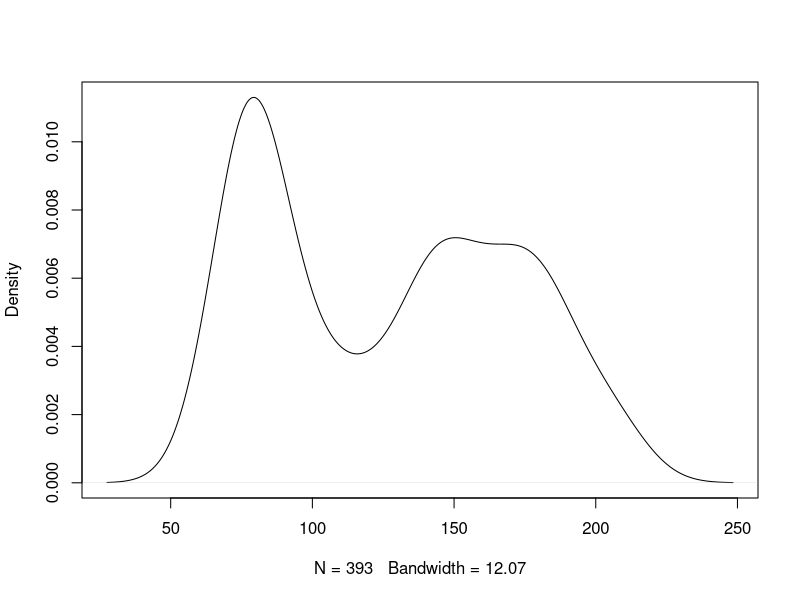
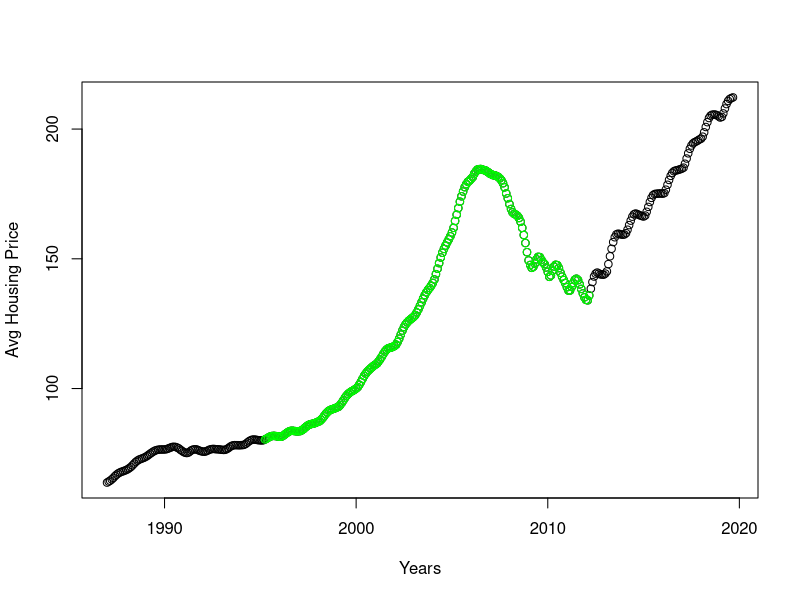
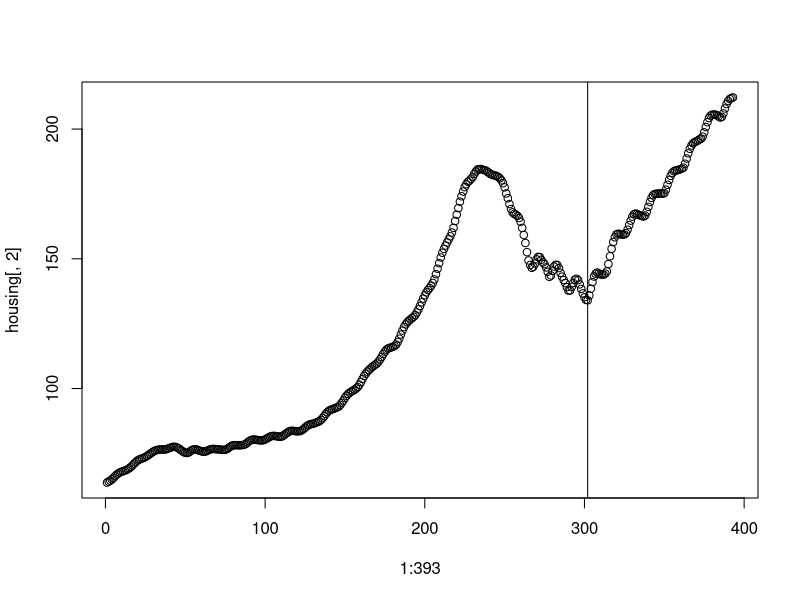
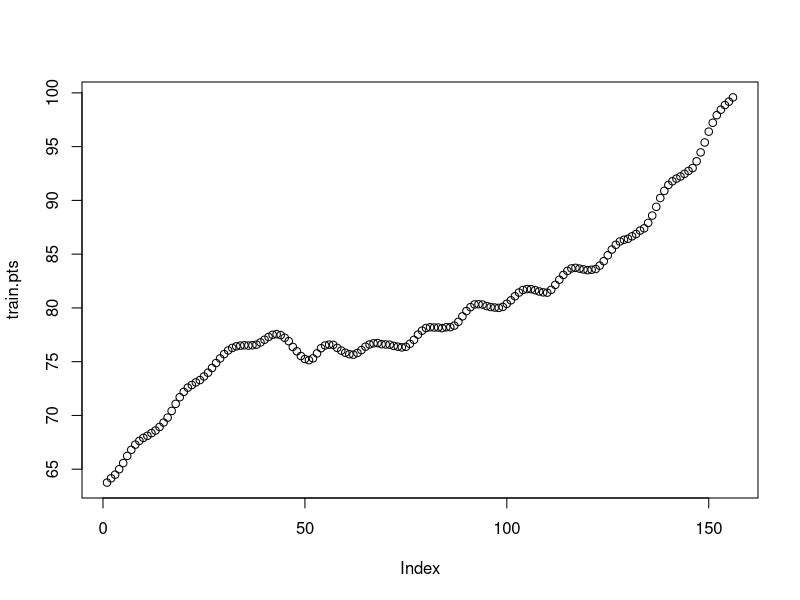
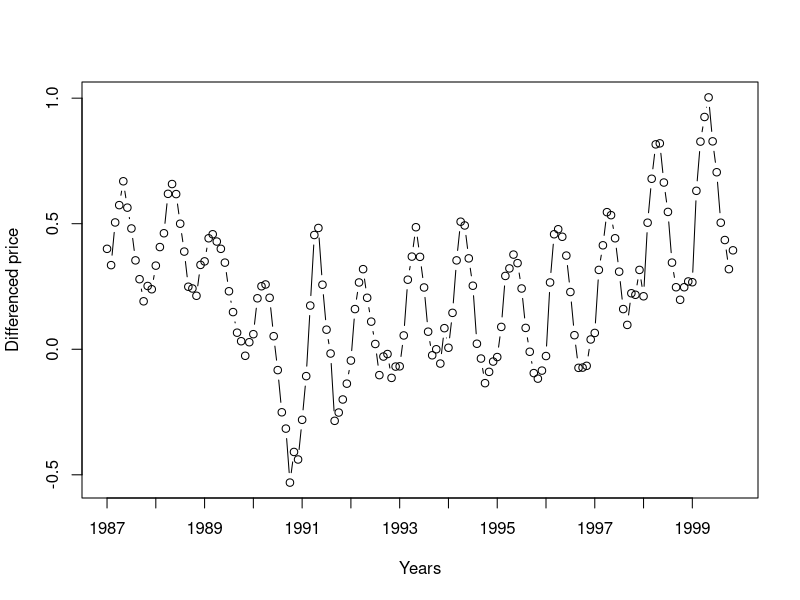
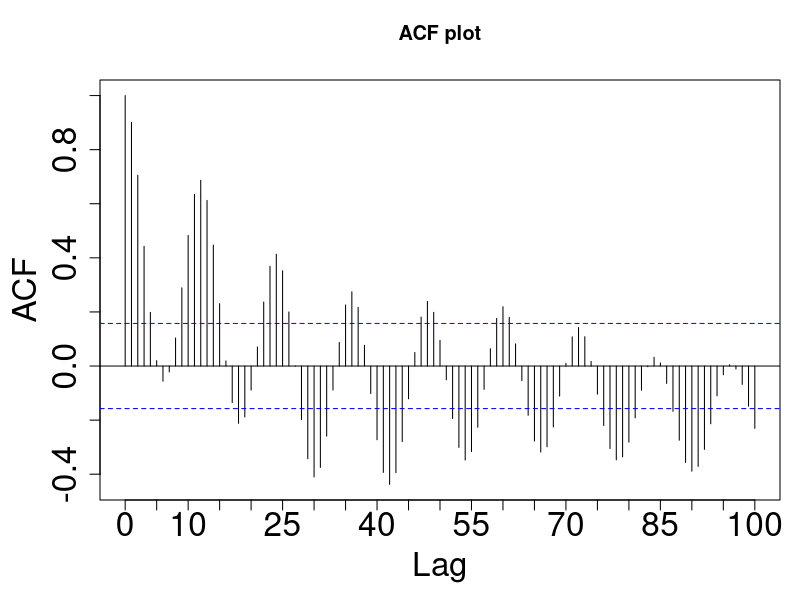
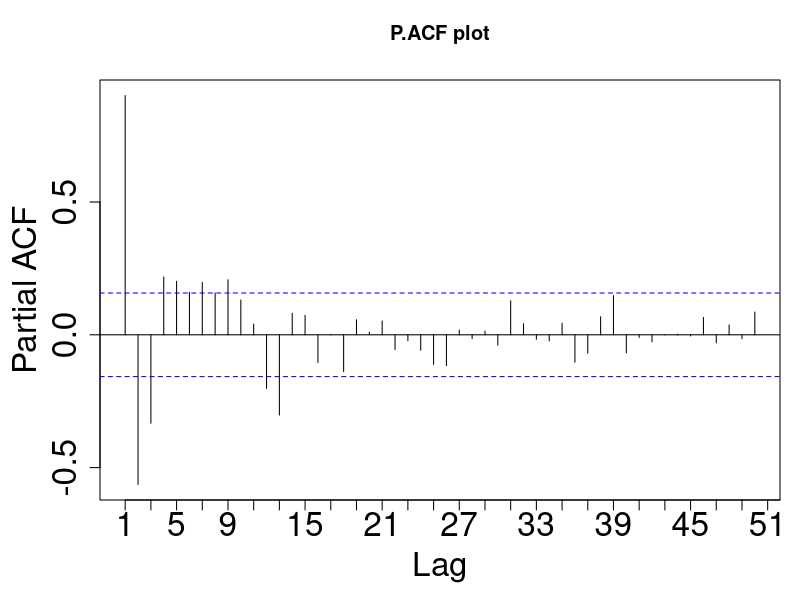
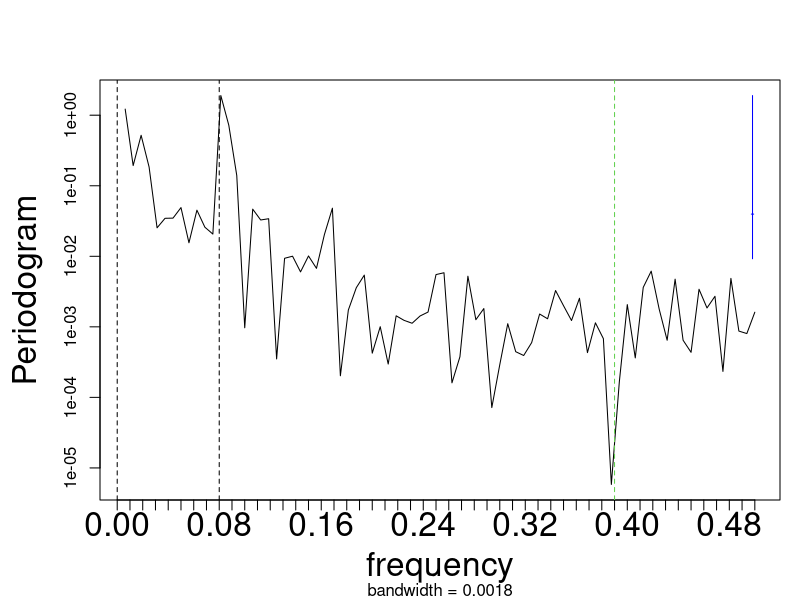

The R source for these figures, in order:
library(tseries)
library(forecast)
library(MASS)
housing = as.data.frame(readxl::read_xlsx('CSUSHPINSA.xlsx'))# 393 observations. 157th is baseline 2000-01-01
plot(density(housing[,2]), main='')
plot(housing,xlab='Years',ylab='Avg Housing Price')
points(housing[100:303,1],housing[100:303,2],col='green')
plot(1:393,housing[,2])
abline(v=302)
housing[302,1]# "2012-02-01 UTC"
# The bubble started to form around 2000-01-01 as the housing price start to increase unusually
# and reached its peak during the second quarter of the year 2006 and then started to fall until 2012-02-01.
# From the time series plot, before 2000-01-01 when the bubble started to form,
# the housing price was gradually increasing.
# After the bubble popped and started to plummet until 2012-02-01, the housing price started to increase
# very quickly compared to the days before 2000-01-01.
# It leaves us a suspicion that the after the bubble burst, there is after-effects that still drive the housing price up until now.
# To answer this question, we can train the data before the bubble began in 2000-01-01 to fit a model
# And see how the prices would have increased had it not existed a bubble afterwards.
train.pts = housing[1:156,2]
test.pts = housing[157:393,2]
arima.diagnostic = function(train.pts, test.pts= NULL, p, d=1, q=0, method='CSS'){
  my.fit = arima(train.pts, order = c(p,d,q), method = method, xreg=1:length(train.pts))
  tsdiag(my.fit)
  PSSE = ''
  if(!is.null(test.pts)){
    preds = predict(my.fit, n.ahead = length(test.pts), se.fit = FALSE, newxreg = (length(train.pts)+1):(length(train.pts)+length(test.pts)))
    PSSE = sum((test.pts - preds)^2)
  }
  cat('AIC:',my.fit$aic,' PSSE:',PSSE,' Sigma2:',my.fit$sigma2,'\n')
  t.test.stat = my.fit$coef/sqrt(diag(my.fit$var.coef))
  cat('t-test stat:',t.test.stat[-(p+q+1)],'\ncritical t-value:',qt(p = 0.975, df = length(train.pts)-1-(p+q)))
  cat('\nExceed crit.val?', (abs(t.test.stat) > qt(p = 0.975, df = length(train.pts)-1-(p+q)))[-(p+q+1)])
  return(my.fit)
}
my.spectrum <- function(phi.of.b, theta.of.b, variance=1){
  p <- length(phi.of.b)
  q <- length(theta.of.b)
  omega <- seq(from=0, to=pi, by=.001)
  phi.of.e.minus.i.omega <- 1
  phi.of.e.i.omega <- 1
  if(p>1){
    for(i in 2:p){
      phi.of.e.minus.i.omega <-  phi.of.e.minus.i.omega + phi.of.b[i]*exp(complex(imaginary = -(i-1))*omega)
      phi.of.e.i.omega <-  phi.of.e.i.omega + phi.of.b[i]*exp(complex(imaginary = (i-1))*omega)}}
  theta.of.e.minus.i.omega <- 1
  theta.of.e.i.omega <- 1
  if(q>1){
    for(i in 2:q){
      theta.of.e.minus.i.omega <-  theta.of.e.minus.i.omega + theta.of.b[i]*exp(complex(imaginary = -(i-1))*omega)
      theta.of.e.i.omega <-  theta.of.e.i.omega + theta.of.b[i]*exp(complex(imaginary = (i-1))*omega)}}
  my.spectrum <- (variance/(2*pi))*Re(theta.of.e.minus.i.omega*theta.of.e.i.omega/(phi.of.e.minus.i.omega*phi.of.e.i.omega))
  plot(omega, 10*log10(my.spectrum), ylab="spectrum (in decibels)", type="l")
}
plot(train.pts,type='b')
# Since there is an increasing trend in the housing price, the data needs to be differenced.
plot(diff(train.pts),type='b',ylab='Differenced price',xlab='Years',xaxt='n')
axis(1,at=seq(1,156,12),labels = 1987:1999)
# After differencing there seems to be a regular period of about 10
par(mar=c(5,5,4,1))
acf(diff(train.pts), type = 'correlation',lag.max=100, xaxt='n', main='ACF plot',cex.axis=2, cex.lab=2)
axis(1, at = seq(0,100,5),cex.axis=2)
# There seems to be a sinusoidal decay in ACF.
acf(diff(train.pts), type = 'partial',lag.max=50, xaxt='n', main='P.ACF plot',cex.axis=2, cex.lab=2)
axis(1, at = seq(1,100,2),cex.axis=2)
# PACF could cut off after lag 2 or lag 3.
spec.pgram(diff(train.pts),xaxt='n', main='', cex.main =2, cex.lab = 2, ylab='Periodogram')
axis(1, seq(0,0.5,0.01),cex.axis=2)
abline(v=0,lty=2)
abline(v=0.08,lty=2)
abline(v=0.39,lty=2,col=3)
# Periodogram shows two possible peaks around theta = 0 and 0.08 and possible dip around theta = 0.39

# Based on ACF, PACF, and periodogram, the candidate models are ARIMA(2,1,0), ARIMA(3,1,0), ARIMA(2,1,2), and ARIMA(3,1,2)

# ARIMA(2,1,0)
(fit = arima.diagnostic(train.pts,test.pts,2,1,0)) # PSSE: 299580.7  Sigma2: 0.009471152
# Residuals do not satisfy the assumptions of white noise
# All coefficients are significant.

# ARIMA(3,1,0)
(fit = arima.diagnostic(train.pts,test.pts,3,1,0)) # PSSE: 315847.4  Sigma2: 0.008431653 
# Residuals satisfy the assumptions of white noise
# The second coefficient of AR is insignificant, but the third coef of AR is significant.
par(mfrow=c(2,1))
spec.pgram(diff(train.pts),xaxt='n', main='Periodogram of training data', cex.main =2, cex.lab = 1.5, ylab='Periodogram')
my.spectrum(phi.of.b=c(1,-fit$coef[1:3]),theta.of.b = 1)
Arg(polyroot(c(1,-fit$coef[1:3])))# 0.3892784 and pi for AR poly which correspond to periods of 16 and 2
abline(v=0.3892784,lty=2)
abline(v=pi,lty=2,col=3)

# ARIMA(2,1,2) <=============|
(fit = arima.diagnostic(train.pts,test.pts,2,1,2))# PSSE: 290168.4  Sigma2: 0.008179938 
# Residuals satisfy the assumptions of white noise
# The first coefficient of MA is insignificant, but the second coef of MA is significant.
par(mfrow=c(2,1))
spec.pgram(diff(train.pts),xaxt='n', main='Periodogram', cex.main =2, cex.lab = 1.5, ylab='Periodogram')
axis(1, seq(0,0.5,0.01),cex.axis=2)
my.spectrum(phi.of.b=c(1,-fit$coef[1:2]),theta.of.b = c(1,fit$coef[3:4]))
Arg(polyroot(c(1,-fit$coef[1:2])))# 0.4343223 for AR poly which corresponds to period of 14.5
Arg(polyroot(c(1,fit$coef[3:4])))# 1.433505 for MA poly which corresponds to period of 4.4
abline(v=0.4343223,lty=2)
abline(v=1.433505,lty=2,col=3)

# ARIMA(3,1,2)
(fit = arima.diagnostic(train.pts,test.pts,3,1,2))# PSSE: 309255.8  Sigma2: 0.007861593
# Residuals satisfy the assumptions of white noise
# The third coef of AR is insignificant * May not be proper model
par(mfrow=c(2,1))
spec.pgram(diff(train.pts),xaxt='n', main='Periodogram of training data', cex.main =2, cex.lab = 1.5, ylab='Periodogram')
my.spectrum(phi.of.b=c(1,-fit$coef[1:3]),theta.of.b = c(1,fit$coef[4:5]))
Arg(polyroot(c(1,-fit$coef[1:3])))# 4.811076e-01 and zero for AR poly which corresponds to period of 13.1 and None
Arg(polyroot(c(1,fit$coef[4:5])))# 1.26973 for MA poly which corresponds to period of 4.95
abline(v=4.811076e-01,lty=2)
abline(v=1.26973,lty=2,col=3)

# ==> ARIMA(3,1,0) and ARIMA(2,1,2) have significant coefficients and meet the residual assumptions.
# Comparing the PSSE and MSE, "ARIMA(2,1,2)" seems to be the proper model for prediction assuming no bubble.
train.pts = housing[1:156,2]
test.pts = housing[157:393,2]
fit = arima.diagnostic(train.pts,test.pts,2,1,2)
## Prediction on validation set
predicts = predict(fit, n.ahead = length(test.pts), se.fit = TRUE, newxreg = (length(train.pts)+1):(length(train.pts)+length(test.pts)))
preds <- predicts$pred
lower.bound <- preds - 2*predicts$se
upper.bound <- preds + 2*predicts$se
years=c(rep(1987:2018,each=12),rep(2019,9))
par(mfrow=c(1,1))
plot(xaxt='n',1:156,train.pts,xlim=c(1,393),ylim=c(50,220),type='b',main='ARIMA(2,1,2) predictions after the beginning of the bubble',ylab='Avg Housing Price', xlab='Years',cex.lab=1.5, cex.axis = 1.5, cex.main= 1.5)
axis(1,at=seq(1,393,60),labels = seq(1987,2019,5))
lines(157:393, preds, type='b', col = 2)
lines(157:393, lower.bound, type='l', col=2)
lines(157:393, upper.bound, type='l', col =2)
points(157:393, test.pts,col='blue')
points(300:303,housing[300:303,2],col='blue',bg='red',pch=21)
# Not only are all point estimates lower than the actual prices, most of the actual prices are far above the upper bound of prediction interval.
# It seems like the bubble itself officially ended when the prices reached the lowest points between 2011-12-01 and 2012-03-01
# and these were actually very close to the estimated prices they would have been had there been no bubble.
# If there wasn't any after-effect of the bubble burst, the prices after the burst should be close to the prices estimated by the model.
# However, the prices after 2012-03-01 jump back up very quickly at the almost same rate as the rate of the bubble formation between 2000 and 2006.
# It may be natural that the after-effects remain after the plummet and it could have been expected to some extent.
# If a model fit to the data until 2012-03-01 shows that the actual prices are close to the expected after-effects,
# the predictions after September 2019 could be used to measure the effect remaining after the bubble burst.

train.pts = housing[1:303,2]
test.pts = housing[304:393,2]
plot(train.pts,type='b')# There is a polynomial trend in the data. 
bc = boxcox(train.pts~1)# Find the MLE power of Boxcox transformation
bc$x[which.max(bc$y)]# -0.7070707
lam = -0.7
plot(diff((train.pts^lam-1)/lam),type='b',ylab='Differenced Box-Cox with lambda = -0.7')# Differencing the BoxCox transformation is better than only differencing
adf.test(diff((train.pts^lam-1)/lam))# p-value = 0.1446
acf(diff((train.pts^lam-1)/lam),type='correlation',lag.max=300)# ACF sinusoidally decreasing
acf(diff((train.pts^lam-1)/lam),type='partial',lag.max=100)# PACF cut off after lag 1,2,7, or 9
spec.pgram(diff((train.pts^lam-1)/lam),xaxt='n', main='Periodogram', cex.main =2, cex.lab = 1.5, ylab='Periodogram')
axis(1, seq(0,0.5,0.01),cex.axis=2)
abline(v=0.08,lty=2)
abline(v=0.16,lty=2)
abline(v=0,lty=2)
# Periodogram looks like there are three peaks and one dip
# Candidate models are ARI(1,1),ARI(2,1),ARI(7,1), and ARI(9,1)

# ARI(1,1) and ARI(2,1) have a sinusoidal decay in residuals
### ARI(7,1)
(fit = arima((train.pts^lam-1)/lam, order = c(7,1,0),method='CSS',xreg = 1:length(train.pts)))
### Residuals
par(mfrow=c(2,1))
acf(fit$residuals,type='correlation',lag.max = 100)# Residuals seem uncorrelated
plot(fit$residuals,type='h')# residuals seem to have constant mean although the variance increases a little at the end
abline(h=0)
par(mfrow=c(1,1))
### Coefficients test statistics
round(abs(fit$coef/sqrt(diag(fit$var.coef))),1)
abs(fit$coef/sqrt(diag(fit$var.coef)))>2 # Coefficients are significant
predicts = predict(fit, n.ahead = length(test.pts), se.fit = FALSE, newxreg = (length(train.pts)+1):(length(train.pts)+length(test.pts)))
predicts = (1+predicts*lam)^(1/lam)
sum((test.pts - predicts)^2)# PSSE = 6890.627


### ARI(9,1)
(fit = arima((train.pts^lam-1)/lam, order = c(9,1,0),method='CSS',xreg = 1:length(train.pts)))
### Residuals
par(mfrow=c(2,1))
acf(fit$residuals,type='correlation',lag.max = 100)# Residuals seem uncorrelated
plot(fit$residuals,type='h')# residuals seem to have constant mean although the variance increases a little at the end
abline(h=0)
par(mfrow=c(1,1))
### Coefficients test statistics
round(abs(fit$coef/sqrt(diag(fit$var.coef))),1)
abs(fit$coef/sqrt(diag(fit$var.coef)))>2 # Coefficients are significant
predicts = predict(fit, n.ahead = length(test.pts), se.fit = FALSE, newxreg = (length(train.pts)+1):(length(train.pts)+length(test.pts)))
sum((test.pts - predicts)^2)# PSSE = 2827786
### ARI(7,1) and ARI(9,1) approximately satisfy the residual assumptions of white noise.
### There seems to be no difference between ARI(7,1) and ARI(9,1) in terms of PSSE and MSE.
### Thus, ARI(7,1) may make more sense.
train.pts = housing[1:303,2]
test.pts = housing[304:393,2]
(fit = arima((train.pts^lam-1)/lam, order = c(7,1,0),method='CSS',xreg = 1:length(train.pts)))
par(mfrow=c(2,1))
spec.pgram(diff((train.pts^lam-1)/lam),xaxt='n', main='Periodogram', cex.main =2, cex.lab = 1.5, ylab='Periodogram')
axis(1, seq(0,0.5,0.01),cex.axis=2)
# abline(v=c(0.085,0.16,0),lty=2)
my.spectrum(c(1,-fit$coef[1:7]),1,fit$sigma2)
abline(v=c(0.5639076,  2.719498,  1.422192,  0),lty=2)


predicts = predict(fit, n.ahead = length(test.pts)+120, se.fit = TRUE, newxreg = (length(train.pts)+1):(length(train.pts)+length(test.pts)+120))
preds = predicts$pred
lower.bound = preds - 2*predicts$se
upper.bound = preds + 2*predicts$se
preds = (preds*lam + 1)^(1/lam)
lower.bound = (lower.bound*lam + 1)^(1/lam)
upper.bound = (upper.bound*lam + 1)^(1/lam)

plot(xaxt='n',1:303,train.pts,xlim=c(1,513),ylim=c(0,500),type='b',main='ARI(7,1) predictions after the bubble burst',xlab='Years',ylab='Avg Housing price')
axis(1,at=seq(1,513,24),labels = seq(1987,2029,2))
lines(304:393, preds[1:length(test.pts)], type='b', col = 2)
lines(304:393, lower.bound[1:length(test.pts)], type='l', col=2)
lines(304:393, upper.bound[1:length(test.pts)], type='l', col =2)
points(304:393, test.pts,col='blue')
lines(394:513, lower.bound[(length(test.pts)+1):(length(test.pts)+120)], col='#ff61b6')
lines(394:513, upper.bound[(length(test.pts)+1):(length(test.pts)+120)], col='#ff61b6')
points(394:513, preds[(length(test.pts)+1):(length(test.pts)+120)], col='#ff61b6')

# The extremely wide 95% prediction intervals of the model indicates high uncertainty in the fluctuation of the prices.
# The model actually predicted the true trend of the prices after 2012-03-01 quite well.
# which indicates the after-effects of the bubble are quite what could have been expected.
# The pink dots and lines are the predicted prices of this model for 10 years after Sep 2019 which shows that
# the prices are likely to increase even faster in the next 10 years or so with high uncertainty.


plot(housing[,2],type='b')# There is a polynomial trend in the data. 
bc = boxcox(housing[,2]~1)# Find the MLE power of Boxcox transformation
bc$x[which.max(bc$y)]# 0.22222
lam = -0.2
plot(diff((housing[,2]^lam-1)/lam),type='b')# Differencing the BoxCox transformation is better than only differencing
plot(diff(housing[,2]),type='b')# Differencing the BoxCox transformation is better than only differencing
adf.test(diff((housing[,2]^lam-1)/lam))# p-value = 0.1589
acf(diff((housing[,2]^lam-1)/lam),type='correlation',lag.max=300)# ACF sinusoidally decreasing
acf(diff((housing[,2]^lam-1)/lam),type='partial',lag.max=100)# PACF cut off after lag 1,2,4,7,9,10 or 13
spec.pgram(diff((housing[,2]^lam-1)/lam),xaxt='n', main='Periodogram', cex.main =2, cex.lab = 1.5, ylab='Periodogram')
axis(1, seq(0,0.5,0.01),cex.axis=2)
abline(v=c(0.08,0.17,0.25,0),lty=2)

# Candidate models are ARI(1,1), ARI(2,1), ARI(4,1), ARI(7,1), ARI(9,1), ARI(10,1), ARI(13,1)
# ARI with p <= 9 do not have the uncorrelated residuals.
### ARI(10,1) sigma^2 estimated as 4.728e-07
(fit = arima((housing[,2]^lam-1)/lam, order = c(10,1,0),method='CSS',xreg = 1:length(housing[,2])))
### Residuals
par(mfrow=c(2,1))
acf(fit$residuals,type='correlation',lag.max = 100)# Residuals seem uncorrelated
plot(fit$residuals,type='h')# residuals seem to have constant mean although the variance increases a little at the end
abline(h=0)
par(mfrow=c(1,1))
### Coefficients test statistics
round(abs(fit$coef/sqrt(diag(fit$var.coef))),1)
abs(fit$coef/sqrt(diag(fit$var.coef)))>2 # Coefficients are significant (ar5, ar6, ar8, ar9 are insignificant)

### ARI(11,1) sigma^2 estimated as 4.695e-07
(fit = arima((housing[,2]^lam-1)/lam, order = c(11,1,0),method='CSS',xreg = 1:length(housing[,2])))
### Residuals
par(mfrow=c(2,1))
acf(fit$residuals,type='correlation',lag.max = 100)# Residuals seem uncorrelated
plot(fit$residuals,type='h')# residuals seem to have constant mean although the variance increases a little at the end
abline(h=0)
par(mfrow=c(1,1))
### Coefficients test statistics
round(abs(fit$coef/sqrt(diag(fit$var.coef))),1)
abs(fit$coef/sqrt(diag(fit$var.coef)))>2 # Coefficients are insignificant (6 are insign including the 11th one)

### ARI(12,1) sigma^2 estimated as 4.452e-07 
(fit = arima((housing[,2]^lam-1)/lam, order = c(12,1,0),method='CSS',xreg = 1:length(housing[,2])))
### Residuals
par(mfrow=c(2,1))
acf(fit$residuals,type='correlation',lag.max = 100)# Residuals seem uncorrelated
plot(fit$residuals,type='h')# residuals seem to have constant mean although the variance increases a little at the end
abline(h=0)
par(mfrow=c(1,1))
### Coefficients test statistics
round(abs(fit$coef/sqrt(diag(fit$var.coef))),1)
abs(fit$coef/sqrt(diag(fit$var.coef)))>2 # Coefficients are significant (ar5, ar8, ar9, ar10 are insignificant)

### ARI(13,1) sigma^2 estimated as 3.85e-07
(fit = arima((housing[,2]^lam-1)/lam, order = c(13,1,0),method='CSS',xreg = 1:length(housing[,2])))
### Residuals
par(mfrow=c(2,1))
acf(fit$residuals,type='correlation',lag.max = 100)# Residuals seem uncorrelated
plot(fit$residuals,type='h')# residuals seem to have constant mean although the variance increases a little at the end
abline(h=0)
par(mfrow=c(1,1))
### Coefficients test statistics
round(abs(fit$coef/sqrt(diag(fit$var.coef))),1)
abs(fit$coef/sqrt(diag(fit$var.coef)))>2 # Coefficients are significant (ar5, ar6, ar7, ar8, ar9, ar10 are insignificant)


### Final model is ARI(10,1) which has the fewer coefficients and satisfy the residuals assumptions.
(fit = arima((housing[,2]^lam-1)/lam, order = c(10,1,0),method='CSS',xreg = 1:length(housing[,2])))
predicts = predict(fit, n.ahead = 120, se.fit = TRUE, newxreg = (length(housing[,2])+1):(length(housing[,2])+120))
preds = predicts$pred
lower.bound = preds - 2*predicts$se
upper.bound = preds + 2*predicts$se
preds = (preds*lam + 1)^(1/lam)
lower.bound = (lower.bound*lam + 1)^(1/lam)
upper.bound = (upper.bound*lam + 1)^(1/lam)

par(mfrow=c(2,1))
spec.pgram(diff((housing[,2]^lam-1)/lam),xaxt='n', main='Periodogram', cex.main =2, cex.lab = 1.5, ylab='Periodogram')
axis(1, seq(0,0.5,0.01),cex.axis=1)
my.spectrum(c(1,-fit$coef[1:10]),1,fit$sigma2)
# Arg(polyroot(c(1,-fit$coef[1:10])))# .5204782, 2.572721, 1.689505, 1.084469, pi, 0 
2*pi/c(.5204782, 2.572721, 1.689505, 1.084469, pi, 0 )# Period:  12.071947  2.442233  3.718950  5.793790  2.000000       Inf
abline(v=c(.5204782, 2.572721, 1.689505, 1.084469, pi, 0),lty=2)

plot(xaxt='n',1:393,housing[,2],xlim=c(1,513),ylim=c(0,500),type='b',main='ARI(10,1) predictions after Sep 2019',xlab='Years',ylab='Avg Housing price')
axis(1,at=seq(1,513,24),labels = seq(1987,2029,2))
lines(394:513, preds, type='b', col = 2)
lines(394:513, lower.bound, type='l', col=2)
lines(394:513, upper.bound, type='l', col =2)

# Fitting ARI(10,1) to the whole data shows the similar conclusion as the model fit to the data before 2012-03-01
# in a sense that the estimated prices are increasing with high uncertainty.
# But this model tells us that the increase in the next 10 years will happen at the same pace as in the previous 10 years.
# And both models tell us that while there's a chance that the price will increase exponentially,
# there's also a chance that it will drop to the price in 2012-03-01 in Sep 2029.

# The conclusion from this analysis is that
# There was clearly an after-effect of the housing price bubble in mid 2000's which made the prices increase
# faster than they used to in the pre-bubble era of 90's and 80's.
# The current housing prices are still in effect of the bubble and it may be possible that there will be 
# another bubble in the next 10 years although the estimated prices of the model only go up for the next 10 years.
# The model fit to the data before 2012-03-01 was quite reliable since it predicted prices very close to the actual prices
# between 2012-04-01 and 2019-09-01.
# In that sense, this model could be trustworthy for people who plan to buy their house in a couple of years.
# While the lower bound of the prediction interval is constant as the price in 2012, the upper bound of the interval
# is increasing dramatically, so if a person buys the house right now, the maximum money that s/he can lose
# is about 100 unit dollars. If s/he waits another 10 years, s/he might have to pay at least 200 more than now along with
# the risk of losing up to 250 if the price plunges inferring from the last prediction interval in the plot.
# One might hesitate in fear of bubble again, but the after-effects of the bubble is so strong
# that it makes the prices increase much more rapidly, not letting the prices return to the estimated level when no bubble existed.
# This means that even if one purchases a house at a bubble's peak, it is likely that 
# the price will eventually return to the price in a few years due to the after-effects as well as
# the increasing trend in housing prices.
# 


